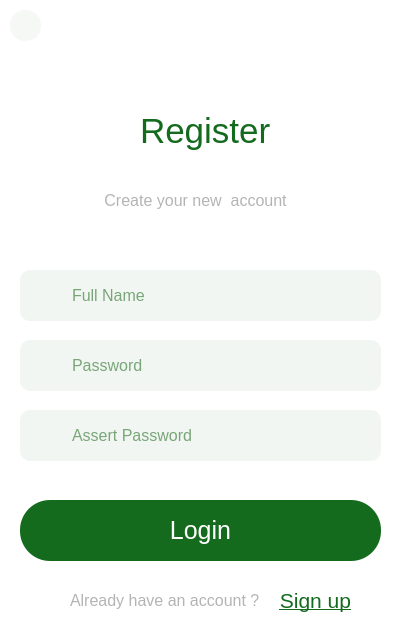
<?xml version="1.0" encoding="UTF-8"?>
<ui version="4.0">
 <class>createAccount</class>
 <widget class="QWidget" name="createAccount">
  <property name="geometry">
   <rect>
    <x>0</x>
    <y>0</y>
    <width>405</width>
    <height>641</height>
   </rect>
  </property>
  <property name="windowTitle">
   <string>Register</string>
  </property>
  <property name="styleSheet">
   <string notr="true">background-color: rgb(255, 255, 255);
</string>
  </property>
  <widget class="QLabel" name="label_3">
   <property name="geometry">
    <rect>
     <x>140</x>
     <y>100</y>
     <width>171</width>
     <height>61</height>
    </rect>
   </property>
   <property name="font">
    <font>
     <pointsize>26</pointsize>
    </font>
   </property>
   <property name="styleSheet">
    <string notr="true">color: rgb(20, 107, 30);</string>
   </property>
   <property name="text">
    <string>Register</string>
   </property>
  </widget>
  <widget class="QLineEdit" name="input_username">
   <property name="geometry">
    <rect>
     <x>20</x>
     <y>260</y>
     <width>361</width>
     <height>71</height>
    </rect>
   </property>
   <property name="font">
    <font>
     <pointsize>-1</pointsize>
    </font>
   </property>
   <property name="styleSheet">
    <string notr="true">QLineEdit{   
  			width: 100%;
            padding: 10px 10px 10px 50px;
			margin: 10px 0;
            border: none;
            border-radius: 10px;
            outline: none;
            font-size: 16px;
			background-color: #f2f6f2;
			color: rgb(0, 85, 0);}
QLineEdit:focus {
                border: 2px solid rgb(20, 107, 30);
            }


</string>
   </property>
   <property name="placeholderText">
    <string>Full Name</string>
   </property>
  </widget>
  <widget class="QLineEdit" name="input_password">
   <property name="geometry">
    <rect>
     <x>20</x>
     <y>330</y>
     <width>361</width>
     <height>71</height>
    </rect>
   </property>
   <property name="font">
    <font>
     <pointsize>-1</pointsize>
    </font>
   </property>
   <property name="styleSheet">
    <string notr="true">QLineEdit{   
  			width: 100%;
            padding: 10px 10px 10px 50px;
			margin: 10px 0;
            border: none;
            border-radius: 10px;
            outline: none;
            font-size: 16px;
			background-color: #f2f6f2;
			color: rgb(0, 85, 0);}
QLineEdit:focus {
                border: 2px solid rgb(20, 107, 30);
            }


</string>
   </property>
   <property name="echoMode">
    <enum>QLineEdit::Password</enum>
   </property>
   <property name="placeholderText">
    <string>Password</string>
   </property>
  </widget>
  <widget class="QLineEdit" name="input_password_assert">
   <property name="geometry">
    <rect>
     <x>20</x>
     <y>400</y>
     <width>361</width>
     <height>71</height>
    </rect>
   </property>
   <property name="font">
    <font>
     <pointsize>-1</pointsize>
    </font>
   </property>
   <property name="styleSheet">
    <string notr="true">QLineEdit{   
  			width: 100%;
            padding: 10px 10px 10px 50px;
			margin: 10px 0;
            border: none;
            border-radius: 10px;
            outline: none;
            font-size: 16px;
			background-color: #f2f6f2;
			color: rgb(0, 85, 0);}
QLineEdit:focus {
                border: 2px solid rgb(20, 107, 30);
            }


</string>
   </property>
   <property name="echoMode">
    <enum>QLineEdit::Password</enum>
   </property>
   <property name="placeholderText">
    <string>Assert Password</string>
   </property>
  </widget>
  <widget class="QLabel" name="label_4">
   <property name="geometry">
    <rect>
     <x>100</x>
     <y>180</y>
     <width>261</width>
     <height>41</height>
    </rect>
   </property>
   <property name="font">
    <font>
     <pointsize>12</pointsize>
    </font>
   </property>
   <property name="styleSheet">
    <string notr="true">color: rgb(180, 180, 180);</string>
   </property>
   <property name="text">
    <string> Create your new  account</string>
   </property>
  </widget>
  <widget class="QPushButton" name="createbutton">
   <property name="geometry">
    <rect>
     <x>20</x>
     <y>500</y>
     <width>361</width>
     <height>61</height>
    </rect>
   </property>
   <property name="font">
    <font>
     <pointsize>-1</pointsize>
    </font>
   </property>
   <property name="styleSheet">
    <string notr="true">
QPushButton {
               width: 100%;
            padding: 10px;
            border: none;
background-color: rgb(20, 107, 30);
            border-radius: 30px;
            color: white;
            transition: background-color 0.3s;
font-size:25px;
            }
QPushButton:hover {
background-color: rgb(0, 85, 0);

            }
</string>
   </property>
   <property name="text">
    <string>Login</string>
   </property>
  </widget>
  <widget class="QLabel" name="label_6">
   <property name="geometry">
    <rect>
     <x>70</x>
     <y>580</y>
     <width>241</width>
     <height>41</height>
    </rect>
   </property>
   <property name="font">
    <font>
     <pointsize>12</pointsize>
    </font>
   </property>
   <property name="styleSheet">
    <string notr="true">color: rgb(180, 180, 180);</string>
   </property>
   <property name="text">
    <string>Already have an account ?</string>
   </property>
  </widget>
  <widget class="QPushButton" name="loginbutton">
   <property name="geometry">
    <rect>
     <x>270</x>
     <y>580</y>
     <width>91</width>
     <height>41</height>
    </rect>
   </property>
   <property name="font">
    <font>
     <family>MS Shell Dlg 2</family>
     <pointsize>16</pointsize>
     <weight>9</weight>
     <italic>false</italic>
     <bold>false</bold>
     <underline>true</underline>
    </font>
   </property>
   <property name="cursor">
    <cursorShape>PointingHandCursor</cursorShape>
   </property>
   <property name="styleSheet">
    <string notr="true">color: rgb(20, 107, 30);
background-color:none;
border: none;
font: 75 16pt &quot;MS Shell Dlg 2&quot;;
text-decoration: underline;
</string>
   </property>
   <property name="text">
    <string>Sign up</string>
   </property>
  </widget>
  <widget class="QLabel" name="label">
   <property name="geometry">
    <rect>
     <x>290</x>
     <y>80</y>
     <width>121</width>
     <height>111</height>
    </rect>
   </property>
   <property name="text">
    <string/>
   </property>
   <property name="pixmap">
    <pixmap>image/leaf.png</pixmap>
   </property>
   <property name="scaledContents">
    <bool>true</bool>
   </property>
  </widget>
  <widget class="QLabel" name="label_5">
   <property name="geometry">
    <rect>
     <x>0</x>
     <y>70</y>
     <width>131</width>
     <height>111</height>
    </rect>
   </property>
   <property name="text">
    <string/>
   </property>
   <property name="pixmap">
    <pixmap>image/img1.png</pixmap>
   </property>
   <property name="scaledContents">
    <bool>true</bool>
   </property>
  </widget>
  <widget class="QLabel" name="label_2">
   <property name="geometry">
    <rect>
     <x>30</x>
     <y>280</y>
     <width>31</width>
     <height>31</height>
    </rect>
   </property>
   <property name="styleSheet">
    <string notr="true">background-color: none;</string>
   </property>
   <property name="text">
    <string/>
   </property>
   <property name="pixmap">
    <pixmap>image/img2.png</pixmap>
   </property>
   <property name="scaledContents">
    <bool>true</bool>
   </property>
  </widget>
  <widget class="QLabel" name="label_7">
   <property name="geometry">
    <rect>
     <x>30</x>
     <y>420</y>
     <width>31</width>
     <height>31</height>
    </rect>
   </property>
   <property name="styleSheet">
    <string notr="true">background-color: none;</string>
   </property>
   <property name="text">
    <string/>
   </property>
   <property name="pixmap">
    <pixmap>image/img3.png</pixmap>
   </property>
   <property name="scaledContents">
    <bool>true</bool>
   </property>
  </widget>
  <widget class="QLabel" name="label_8">
   <property name="geometry">
    <rect>
     <x>30</x>
     <y>350</y>
     <width>31</width>
     <height>31</height>
    </rect>
   </property>
   <property name="styleSheet">
    <string notr="true">background-color: none;</string>
   </property>
   <property name="text">
    <string/>
   </property>
   <property name="pixmap">
    <pixmap>image/img4.png</pixmap>
   </property>
   <property name="scaledContents">
    <bool>true</bool>
   </property>
  </widget>
  <widget class="QPushButton" name="output_button">
   <property name="geometry">
    <rect>
     <x>10</x>
     <y>10</y>
     <width>31</width>
     <height>31</height>
    </rect>
   </property>
   <property name="cursor">
    <cursorShape>PointingHandCursor</cursorShape>
   </property>
   <property name="styleSheet">
    <string notr="true">
QPushButton {
            width: 30px;
			height:30px;
            border: none;
           border-radius: 15px;
	background-color: rgba(242, 246, 242,0.8);
  }
QPushButton:hover {
	background-color: rgba(227, 230, 227,0.9);
}
</string>
   </property>
   <property name="text">
    <string/>
   </property>
   <property name="icon">
    <iconset>
     <normaloff>image/img5.png</normaloff>image/img5.png</iconset>
   </property>
  </widget>
 </widget>
 <resources/>
 <connections/>
</ui>
